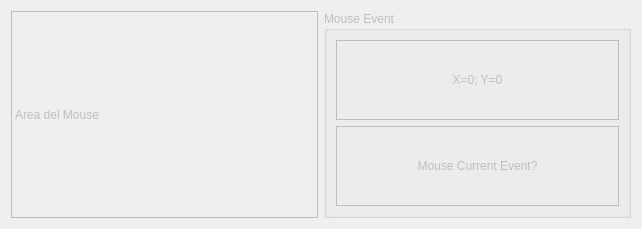
<?xml version="1.0" encoding="UTF-8"?>
<ui version="4.0">
 <class>Ventana</class>
 <widget class="QWidget" name="Ventana">
  <property name="enabled">
   <bool>false</bool>
  </property>
  <property name="geometry">
   <rect>
    <x>0</x>
    <y>0</y>
    <width>642</width>
    <height>229</height>
   </rect>
  </property>
  <property name="windowTitle">
   <string>Ventana</string>
  </property>
  <layout class="QGridLayout" name="gridLayout">
   <item row="0" column="0">
    <widget class="my_qlabel" name="lblMouse">
     <property name="cursor">
      <cursorShape>ArrowCursor</cursorShape>
     </property>
     <property name="mouseTracking">
      <bool>true</bool>
     </property>
     <property name="frameShape">
      <enum>QFrame::Box</enum>
     </property>
     <property name="text">
      <string>Area del Mouse</string>
     </property>
    </widget>
   </item>
   <item row="0" column="1">
    <widget class="QGroupBox" name="groupBox">
     <property name="title">
      <string>Mouse Event</string>
     </property>
     <layout class="QGridLayout" name="gridLayout_2">
      <item row="0" column="0">
       <widget class="QLabel" name="lblMouse_Current_Pos">
        <property name="frameShape">
         <enum>QFrame::Box</enum>
        </property>
        <property name="frameShadow">
         <enum>QFrame::Plain</enum>
        </property>
        <property name="text">
         <string>X=0; Y=0</string>
        </property>
        <property name="alignment">
         <set>Qt::AlignCenter</set>
        </property>
       </widget>
      </item>
      <item row="1" column="0">
       <widget class="QLabel" name="lblMouse_Current_Event">
        <property name="frameShape">
         <enum>QFrame::Box</enum>
        </property>
        <property name="text">
         <string>Mouse Current Event?</string>
        </property>
        <property name="alignment">
         <set>Qt::AlignCenter</set>
        </property>
       </widget>
      </item>
     </layout>
    </widget>
   </item>
  </layout>
 </widget>
 <customwidgets>
  <customwidget>
   <class>my_qlabel</class>
   <extends>QLabel</extends>
   <header location="global">my_qlabel.h</header>
  </customwidget>
 </customwidgets>
 <resources/>
 <connections/>
</ui>
